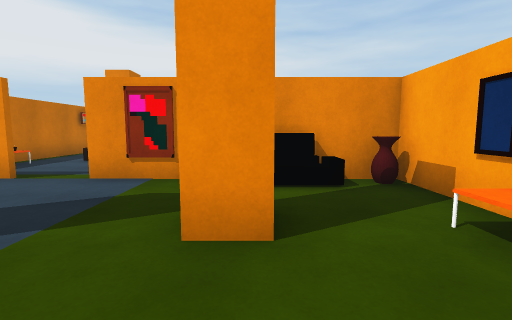
view 1 (above)

19 first-person views from a walk through a 3-D level made in the Unity game engine. The camera is 1.2 m above the floor, tilts 6° down and sees 85° across. The floor is counted in squares, 1.43 m on a side. Each view is taken from the middle of a square. On the plan, view 1 faces up. The plan holds only what a view shows up to about 11 squares ahead; the rest is blank. The player character is not drawn. Some animated figures are not drawn. Door leaves are left out, so doorways stand open. Surface patterns are stand-ins for the level's own textures.

view 2
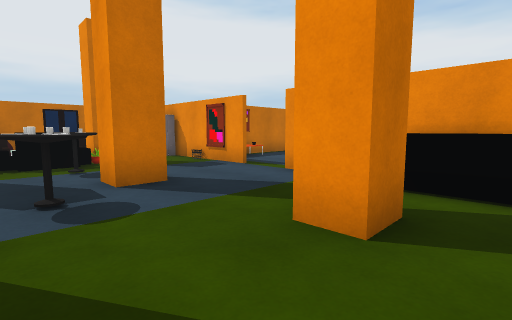

view 3
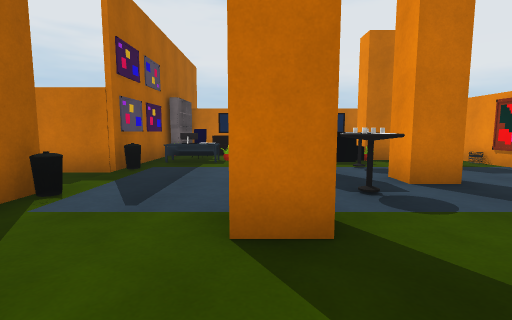

view 4
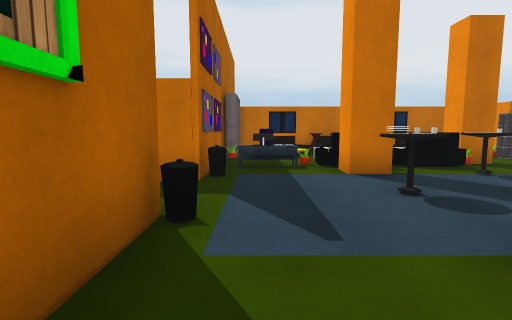

view 5
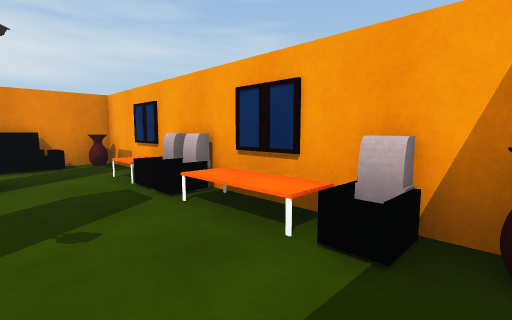

view 6
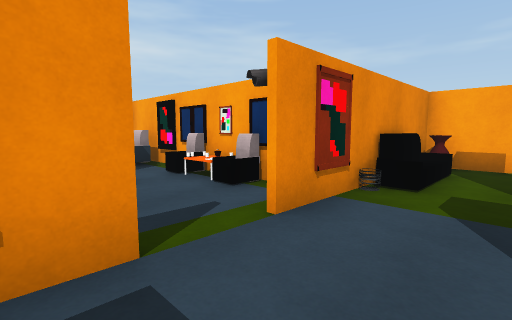

view 7
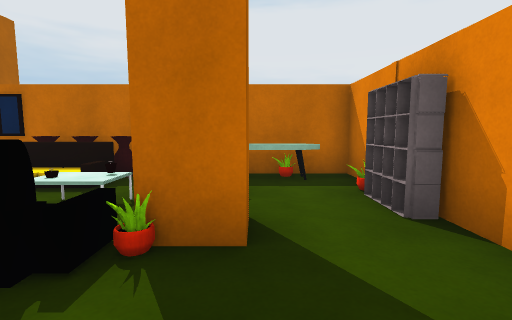

view 8
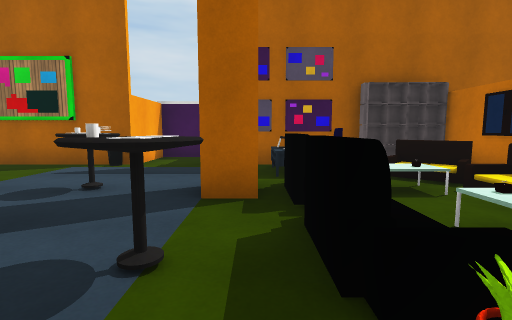

view 9
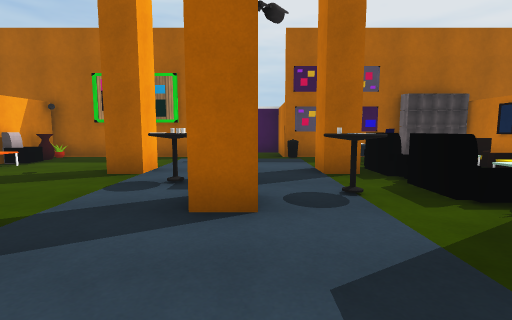

view 10
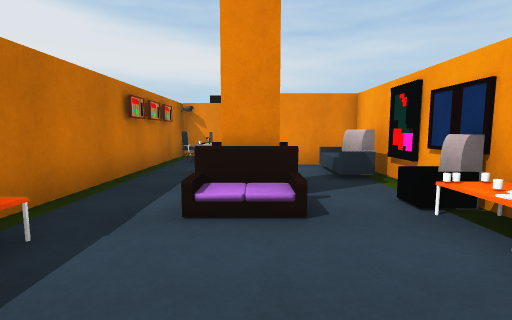

view 11
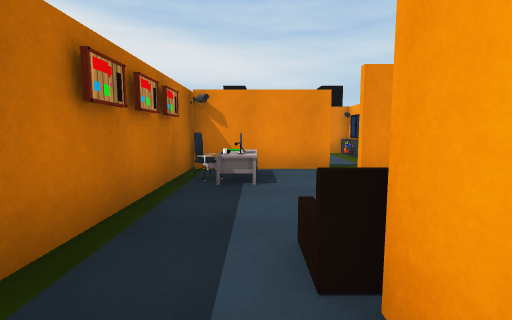

view 12
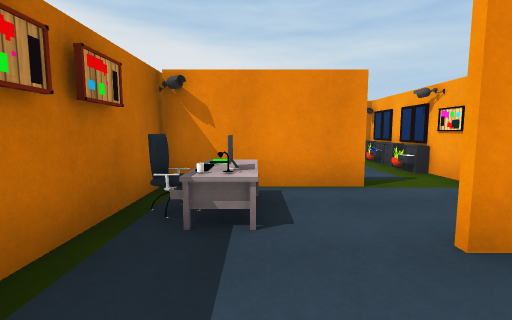

view 13
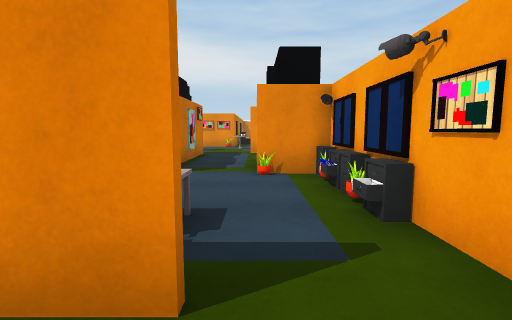

view 14
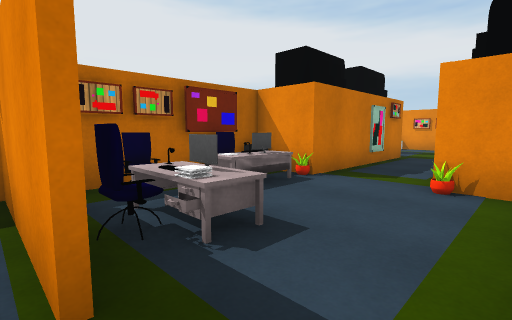

view 15
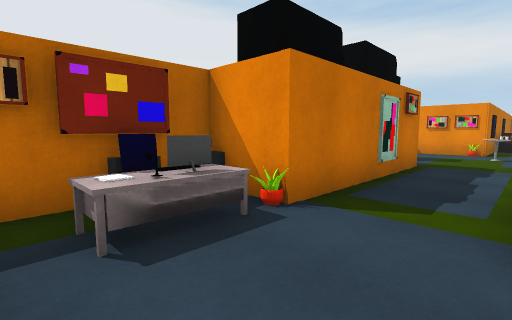

view 16
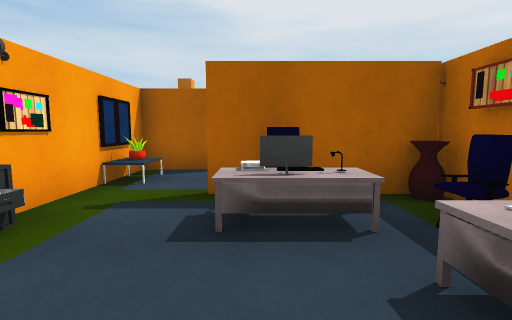

view 17
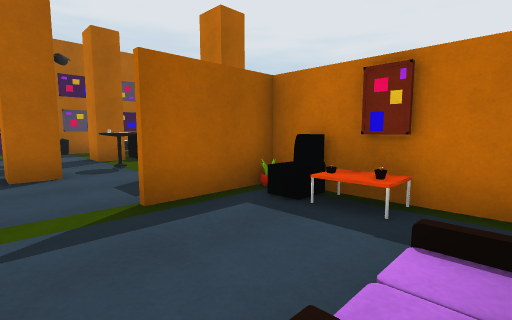

view 18
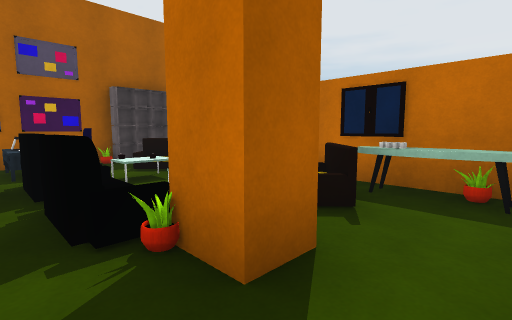

view 19
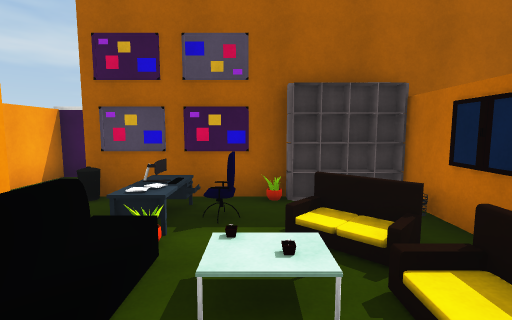

### Floor plan
Points are (right, up) in squares from view 1. A wall is a line through its corners. A room is listed if a view was taken in it or the views show most of it. See-through windows are left out.
Room 1 (views 1, 2, 3, 4, 5, 6, 7, 8, 9, 10, 11, 12, 17, 18, 19)
walls: (-4.1, 2.2) (-3.3, 2.2) (-3.3, 1.4) (-4.1, 1.4); (-6.1, -0.4) (-5.3, -0.4) (-5.3, -1.2) (-6.1, -1.2); (-1.8, -1.2) (-1.8, -0.4) (-1.1, -0.4) (-1.1, -1.2); (0.1, 3) (0.1, 2.1) (-0.6, 2.1); (-4.9, -4.4) (-4.9, -5.8); (-1.5, 6.1) (-1.5, 12.1); (-9.5, 4.8) (-10.5, 4.8) (-10.5, -3.8); (0.8, -4) (2.5, -4) (2.5, 4.8) (-1.5, 4.8); (-4.1, -6.4) (-2.9, -6.4) (-2.9, -4) (-1.4, -4); (-6.5, 10.5) (-6.5, 5.5); (-1.5, 11.8) (-3.6, 11.8)
ways out: opening at (-4.5, 10.5) to room 2
objects: vase (-10, -1); other object (-10, 0); sofa (-10, 1); table (-10, 3) to (-10, 4); bookshelf (-9, -4); sofa (-9, -2); sofa (-9, 2); other object (-9, 5); other object (-8, -4); chair (-8, -3); other object (-8, -1); bookshelf (-8, 5); table (-7, -4); desk (-7, -3) to (-7, -2); armchair (-7, 0); other object (-7, 2); table (-6, -4); other object (-6, 5); other object (-6, 6); other object (-6, 7); bin (-5, -4); other object (-5, 1); table (-5, 2); other object (-5, 5); other object (-4, -1); table (-4, 0); sofa (-4, 8); sofa (-4, 9); bin (-3, -4); table (-3, 0) to (-3, 1); armchair (-2, 7); armchair (-2, 8); other object (-2, 9); armchair (-2, 10) to (-2, 11); armchair (0, 5); vase (2, -3); armchair (2, -2); armchair (2, 0); armchair (2, 1); vase (2, 4)
Room 2 (views 13, 14, 15, 16)
walls: (-3, 12) (-1.5, 12); (-4.9, 18.5) (-6.5, 18.5) (-6.5, 10.5); (-1.5, 12.1) (-1.5, 18.5) (-3, 18.5)
ways out: opening at (-4.5, 10.5) to room 1; opening at (-4, 19)
objects: table (-6, 11); table (-6, 12); chair (-6, 13); other object (-6, 14); vase (-6, 15); chair (-6, 16); chair (-6, 17); desk (-6, 18) to (-5, 18); other object (-5, 12); desk (-5, 13); desk (-5, 15); chair (-4, 15); other object (-3, 18); other object (-2, 13); other object (-2, 16); other object (-2, 17); other object (-2, 18)

Where each view was taken, in squares from view 1:
view 1: 0 up, 0 right, facing up
view 2: 0 up, 1 right, facing up-left
view 3: 1 down, 1 right, facing left
view 4: 3 down, 0 right, facing left
view 5: 3 down, 0 right, facing up-right
view 6: 3 up, 5 left, facing up-right
view 7: 3 up, 5 left, facing left
view 8: 3 up, 6 left, facing down
view 9: 5 up, 4 left, facing down
view 10: 5 up, 4 left, facing up
view 11: 8 up, 5 left, facing up
view 12: 10 up, 5 left, facing up
view 13: 13 up, 3 left, facing up
view 14: 14 up, 2 left, facing up-left
view 15: 16 up, 3 left, facing up-left
view 16: 18 up, 4 left, facing down
view 17: 8 up, 3 left, facing down-left
view 18: 4 up, 6 left, facing down-left
view 19: 1 up, 8 left, facing down
